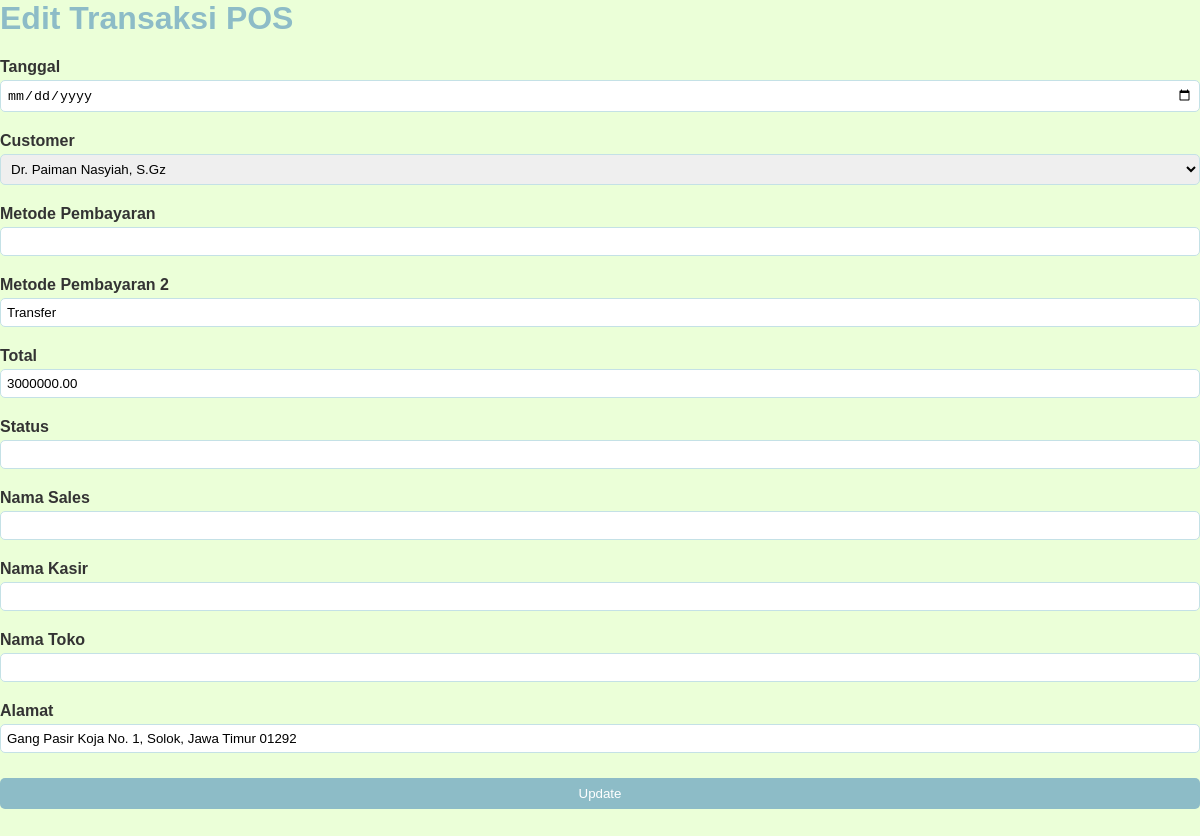
The page /pos_sales/edit.php?id=1 on the database its author committed.
### tables this page shows
CREATE TABLE `pos_sales` (
  `id` int(11) NOT NULL,
  `kode_transaksi` varchar(50) DEFAULT NULL,
  `tanggal` datetime DEFAULT NULL,
  `customer_id` int(11) DEFAULT NULL,
  `total` decimal(15,2) DEFAULT NULL,
  `potongan_total` decimal(15,2) DEFAULT NULL,
  `total_bayar` decimal(15,2) DEFAULT NULL,
  `metode_pembayaran1` varchar(50) DEFAULT NULL,
  `metode_pembayaran2` varchar(50) DEFAULT NULL,
  `kasir` varchar(50) DEFAULT NULL,
  `sales` varchar(50) DEFAULT NULL,
  `toko` varchar(100) DEFAULT NULL,
  `alamat` varchar(255) DEFAULT NULL
);

CREATE TABLE `customers` (
  `id` int(11) NOT NULL,
  `nama` varchar(100) DEFAULT NULL,
  `alamat` varchar(255) DEFAULT NULL,
  `no_hp` varchar(20) DEFAULT NULL
);

### pos_sales/edit.php (the view, shortened to what this page needs)
<?php
require '../db.php';
$id = $_GET['id'];
$stmt = $pdo->prepare("SELECT * FROM pos_sales WHERE id = ?");
$stmt->execute([$id]);
$sale = $stmt->fetch();
$customers = $pdo->query("SELECT * FROM customers")->fetchAll();
?>
<link rel="stylesheet" href="../css/style.css">
<h1>Edit Transaksi POS</h1>
<form method="post">
    <label>Tanggal</label>
    <input type="date" name="tanggal" value="<?= $sale['tanggal'] ?>" required>
    <label>Customer</label>
    <select name="customer_id">
        <?php foreach ($customers as $c): ?>
            <option value="<?= $c['id'] ?>" <?= $c['id'] == $sale['customer_id'] ? 'selected' : '' ?>>
                <?= htmlspecialchars($c['nama']) ?>
            </option>
        <?php endforeach; ?>
    </select>
    <label>Metode Pembayaran</label>
    <input type="text" name="metode_pembayaran" value="<?= htmlspecialchars($sale['metode_pembayaran']) ?>" required>
    <label>Metode Pembayaran 2</label>
    <input type="text" name="metode_pembayaran2" value="<?= htmlspecialchars($sale['metode_pembayaran2']) ?>">
    <label>Total</label>
    <input type="number" name="total" step="0.01" value="<?= $sale['total'] ?>" required>
    <label>Status</label>
    <input type="text" name="status" value="<?= htmlspecialchars($sale['status']) ?>">
    <label>Nama Sales</label>
    <input type="text" name="nama_sales" value="<?= htmlspecialchars($sale['nama_sales']) ?>">
    <label>Nama Kasir</label>
    <input type="text" name="nama_kasir" value="<?= htmlspecialchars($sale['nama_kasir']) ?>">
    <label>Nama Toko</label>
    <input type="text" name="nama_toko" value="<?= htmlspecialchars($sale['nama_toko']) ?>">
    <label>Alamat</label>
    <input type="text" name="alamat" value="<?= htmlspecialchars($sale['alamat']) ?>">
    <input type="submit" value="Update">
</form>

### css/style.css (style rules this page uses)
h1, h2 { color: #8DBCC7; }
button, input[type="submit"] { background-color: #8DBCC7; color: white; padding: 8px 12px; border: none; cursor: pointer; border-radius: 5px; }
form input, form select { padding: 8px; width: 100%; margin-bottom: 10px; border: 1px solid #C4E1E6; border-radius: 5px; }
form label { display: block; margin-top: 10px; font-weight: bold; }
form input[type="text"], form input[type="number"], form input[type="date"], form textarea, form select { width: 100%; padding: 6px; margin-top: 4px; box-sizing: border-box; }
form input[type="submit"] { margin-top: 15px; background-color: #8DBCC7; color: white; padding: 8px 12px; border: none; cursor: pointer; transition: background-color 0.3s; }

### rows shown on the page
pos_sales: customer_id "Dr. Paiman Nasyiah, S.Gz", metode_pembayaran2 "Transfer", total "3000000.00", alamat "Gang Pasir Koja No. 1, Solok, Jawa Timur 01292"
